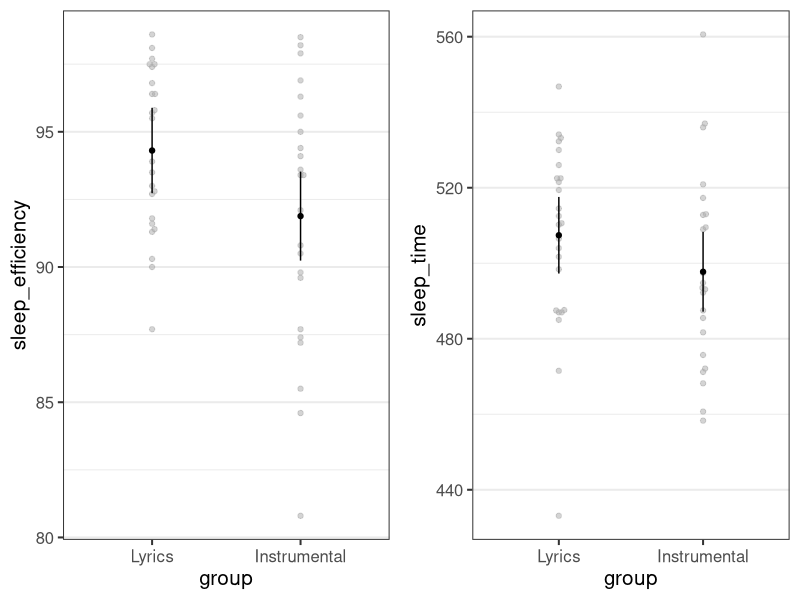

The R script that drew this image:
## ---- chunk 1
library("afex")
library("emmeans")
library("tidyverse")
theme_set(theme_bw(base_size = 15) + 
            theme(legend.position="bottom", 
                  panel.grid.major.x = element_blank()))
earworm <- read_csv("data/earworm_study.csv")
earworm <- earworm %>% 
  mutate(
    id = factor(id),
    group = factor(group, levels = c("Lyrics", "Instrumental"))
  )
glimpse(earworm)
## ---- chunk 2
earworm <- earworm %>% 
  mutate(
    prop_earworm = (earworm_falling_asleep + earworm_night + 
                      earworm_morning) / 3
  ) %>% 
  mutate(any_earworm = if_else(prop_earworm == 0, 0, 1)) 
## ---- chunk 3
res_1a <- aov_car(prop_earworm ~ group + Error(id), earworm)
res_1a
## ---- chunk 4
res_1b <- aov_car(any_earworm ~ group + Error(id), earworm)
res_1b
## ---- chunk 5
emmeans(res_1a, "group")
emmeans(res_1b, "group")
## ---- chunk 6
res_2a <- aov_car(sleep_efficiency ~ group + Error(id), earworm)
res_2a
## ---- chunk 7
res_2b <- aov_car(sleep_time ~ group + Error(id), earworm)
res_2b
## ---- chunk 8
p1 <- afex_plot(res_2a, "group")
p2 <- afex_plot(res_2b, "group")
cowplot::plot_grid(p1, p2)
